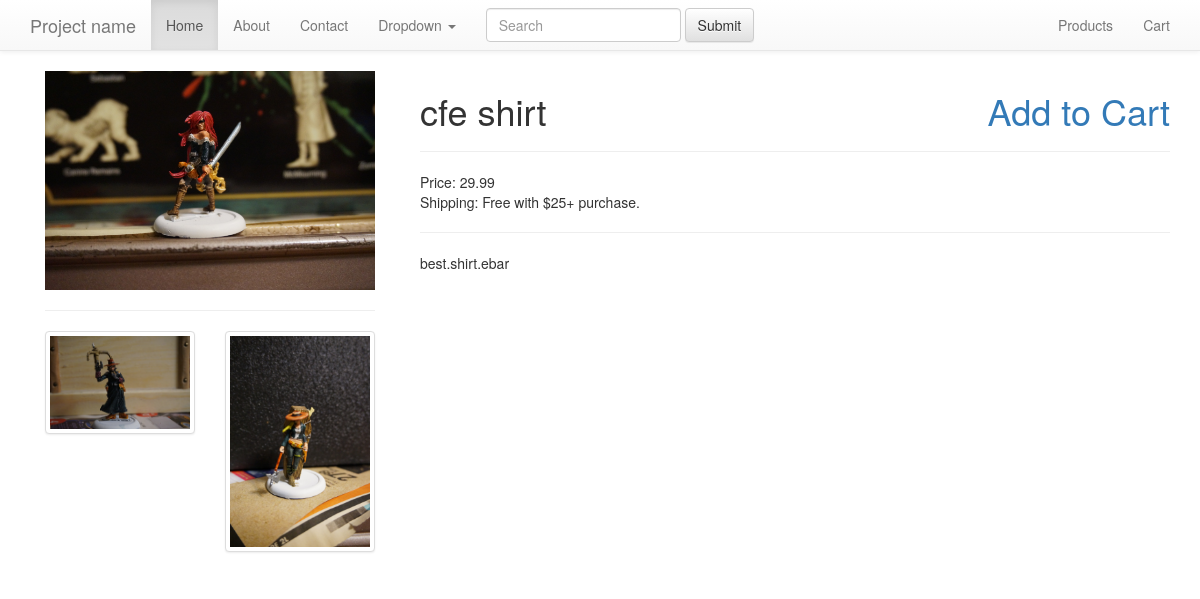
The page /products/cfe-shirt/ on the database its author committed.
### products/models.py (models this page shows, shortened)
class ProductImage(models.Model):
    product = models.ForeignKey(Product)
    image = models.ImageField(upload_to='products/images/')
    featured = models.BooleanField(default=False)
    active = models.BooleanField(default=True)
    thumbnail = models.BooleanField(default=False)
    updated = models.DateTimeField(auto_now=True)

class Product(models.Model):
    title = models.CharField(max_length=120)
    description = models.TextField(null=True, blank=True)
    price = models.DecimalField(decimal_places=2, max_digits=100, default=29.99)
    sale_price = models.DecimalField(decimal_places=2, max_digits=100, \
                                     null=True, blank=True)
    slug = models.SlugField(unique=True)
    timestamp = models.DateTimeField(auto_now_add=True)
    updated = models.DateTimeField(auto_now=True)
    active = models.BooleanField(default=True)
    class Meta:
        unique_together = ('title', 'slug')

### products/views.py (the view)
# urls.py: url(r'^products/(?P<slug>[\w-]+)/$', 'products.views.single', name='single_product'),
def single(request, slug):
    try:
        product = Product.objects.get(slug=slug)
        images = ProductImage.objects.filter(product=product)
        context = {'product': product, "images": images}
        template = 'products/single.html'
        return render(request, template, context)
    except:
        raise Http404

### templates/products/single.html
{% extends 'base.html' %}
{% block content %}
<div class='row'>
	<div class='col-sm-4'>
	{% for img in images %}
		{% if img.featured %}
		<div class="col-xs-12">
			<img class='img-responsive' src="{{ MEDIA_URL }}{{ img.image }}" />
		<hr/>
		</div>
		{% endif %}
	{% endfor %}
	{% for img in images %}
		{% if not img.featured %}
		<div class="col-xs-6">
	    <a href="#" class="thumbnail">
	      <img class='img-responsive' src="{{ MEDIA_URL }}{{ img.image }}">
	    </a>
	  	</div>
		{% endif %}
	{% endfor %}
	</div>
	<div class='col-sm-8'>
	 <h1>{{ product.title }} <a href='{% url "update_cart" product.slug %}' class='pull-right'>Add to Cart</a></h1>
	 <hr/>
	 Price: {{ product.price }} <br/>
	 Shipping: Free with $25+ purchase.
	 <hr/>
	{{ product.description|linebreaks }}
	</div>
</div>
{% endblock %}

### rows shown on the page
ProductImage: image (picture)
ProductImage: image (picture)
ProductImage: image (picture)
Product: title "cfe shirt", price "29.99", description "best.shirt.ebar"
